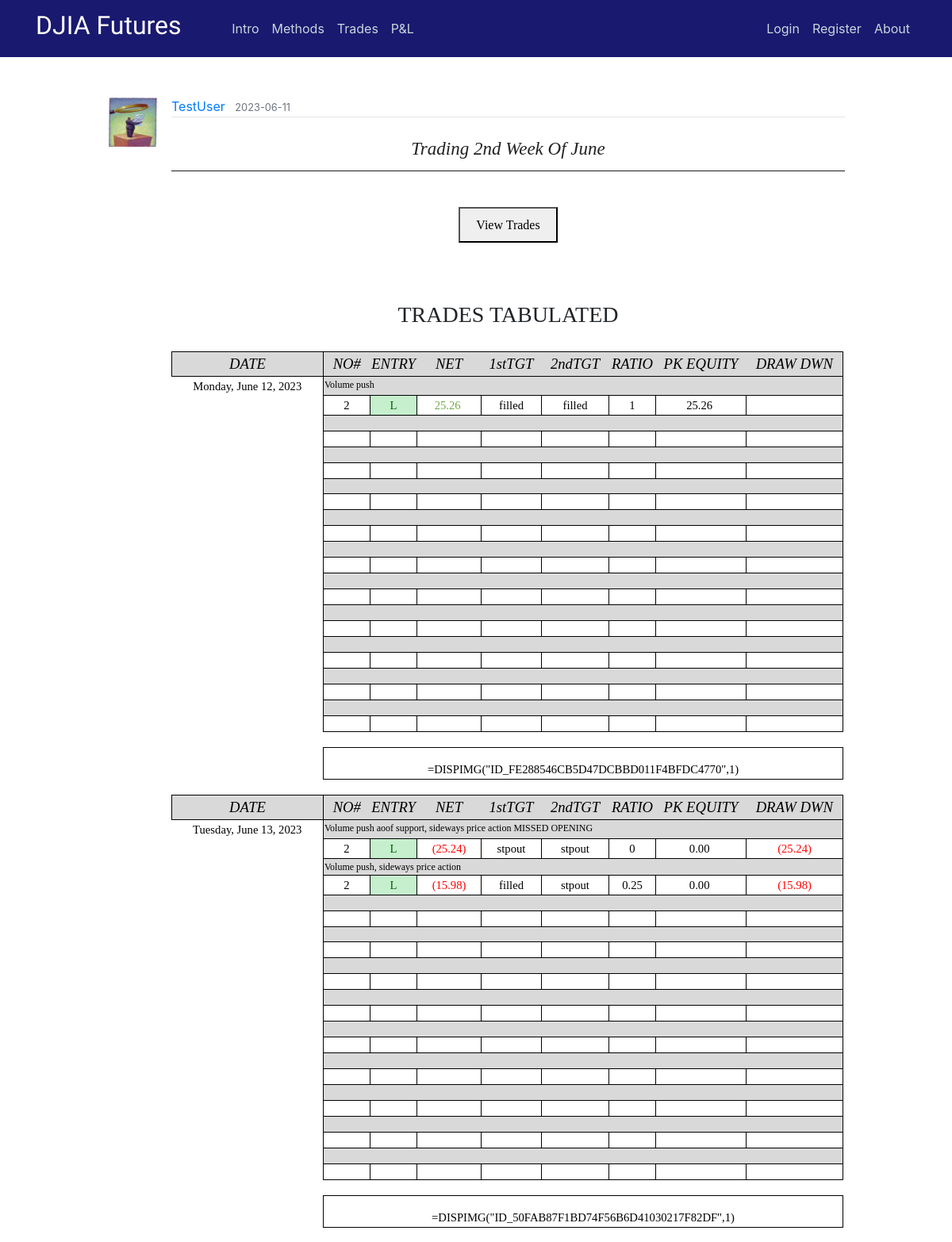
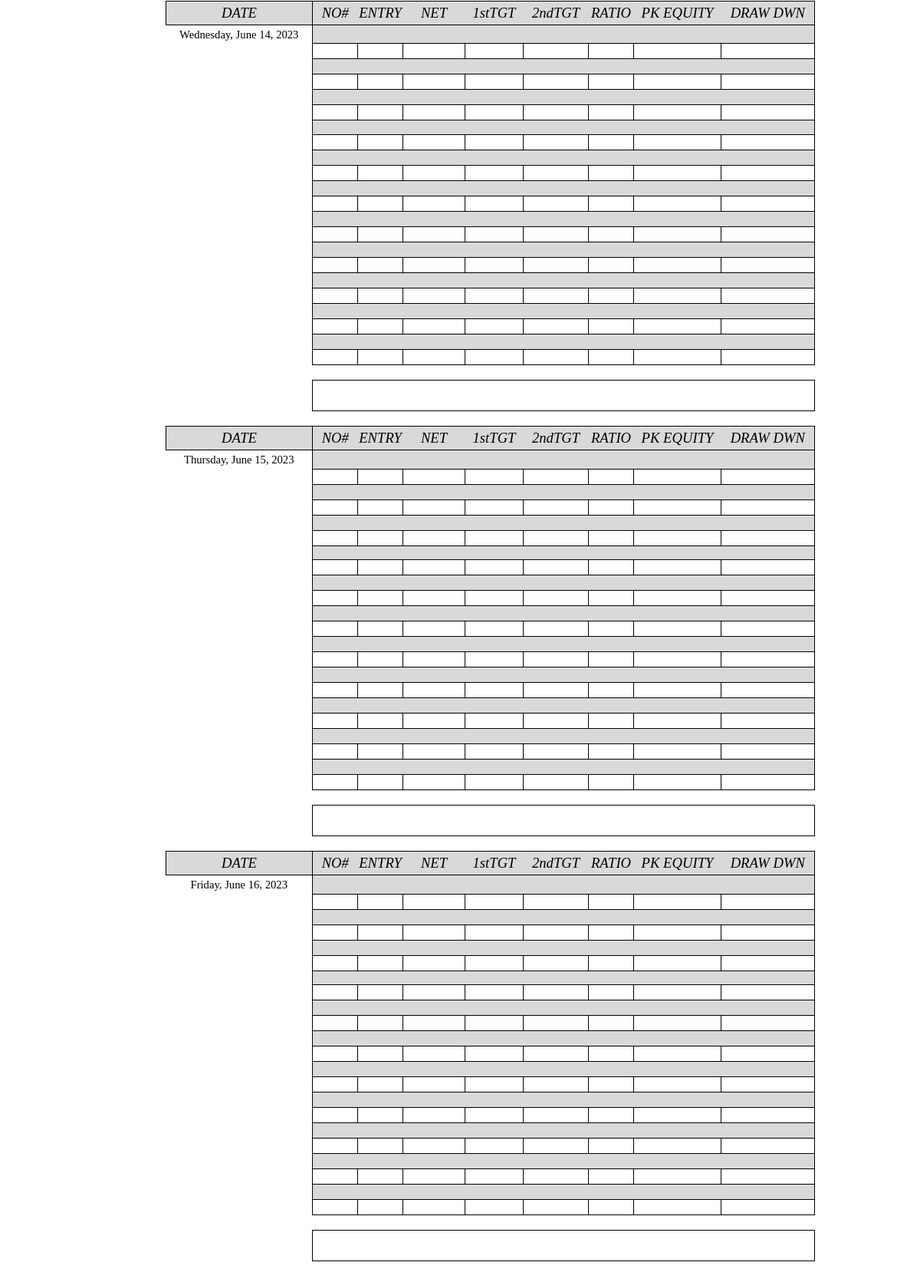
The page /post/214 on the database as committed earlier (2 pictures, top to bottom).
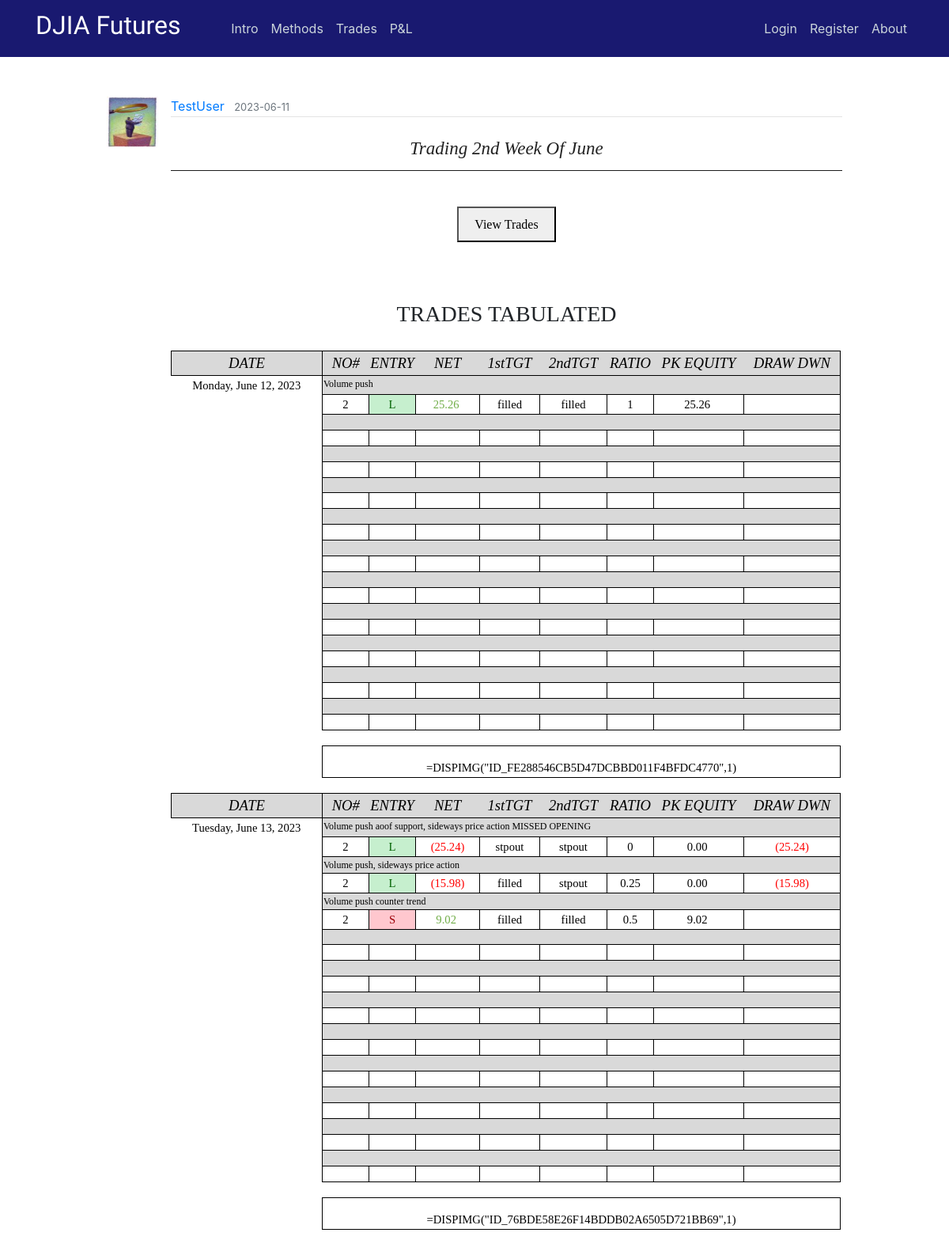
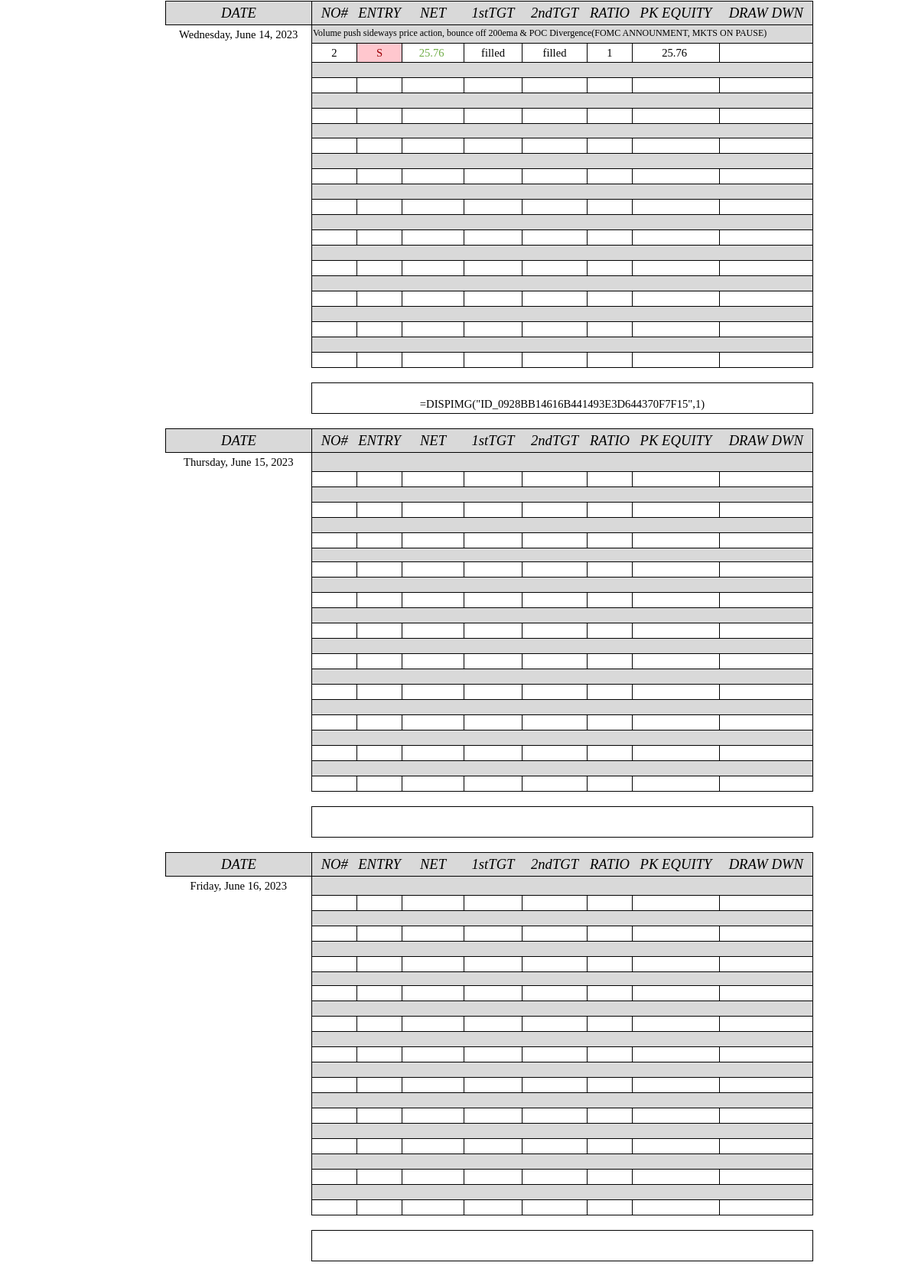
The same page on the database as committed later (2 pictures, top to bottom).
### flaskblog/models.py (models this page shows, shortened)
class User(db.Model, UserMixin):
    id = db.Column(db.Integer, primary_key=True)
    username = db.Column(db.String(20), unique=True, nullable=False)
    email = db.Column(db.String(120), unique=True, nullable=False)
    image_file = db.Column(db.String(20), nullable=False, default='default.jpg')
    password = db.Column(db.String(60), nullable=False)
    posts = db.relationship('Post', backref='author', lazy=True)

class Post(db.Model):
    id = db.Column(db.Integer, primary_key=True)
    title = db.Column(db.String(100), nullable=False)
    date_posted = db.Column(db.DateTime, nullable=False, default=datetime.utcnow)
    content = db.Column(db.Text, nullable=False)
    user_id = db.Column(db.Integer, db.ForeignKey('user.id'), nullable=False)
    teaser_title = db.Column(db.Text, nullable=True)
    teaser_details = db.Column(db.Text, nullable=True)
    teaser_caption = db.Column(db.Text, nullable=True)
    teaser_img = db.Column(db.Text, nullable=True)
    teaser_content = db.Column(db.Text, nullable=True)
    teaser_wkid = db.Column(db.Text, nullable=True)

### flaskblog/posts/routes.py (the view)
@posts.route("/post/<int:post_id>")
def post(post_id):
    post = Post.query.get_or_404(post_id)
    if len(post.teaser_wkid) != 0:
        weekly = post.teaser_wkid
    else:
        weekly = ""
    return render_template('post.html', weekly=weekly, title=post.title, post=post)

### flaskblog/templates/post.html (shortened to what this page needs)
{% extends "layout.html" %}
{% block content %}
  <article class="media content-section" style="border:none;">
    <img class="article-img" src="{{ url_for('static', filename='profile_pics/' + post.author.image_file) }}">
    <div class="media-body">
      <div class="article-metadata">
        <a class="mr-2" href="{{ url_for('users.user_posts', username=post.author.username) }}">{{ post.author.username }}</a>
        <small class="text-muted">{{ post.date_posted.strftime('%Y-%m-%d') }}</small>
      </div>
      <center><br><h3 class="hero-header">{{ post.title }}</h3><hr><br></center>
      {% if weekly |length %}
      <center><button onclick="myDetach()">View Trades</button></center>
      <br>
      <br>
      {% endif %}
      <br><H6>TRADES TABULATED</H6><br>
      {{ post.content|safe }}
  </article>
{% endblock content %}

### flaskblog/templates/layout.html (shortened to what this page needs)
<!DOCTYPE html>
<html xmlns:v="urn:schemas-microsoft-com:vml" xmlns:o="urn:schemas-microsoft-com:office:office" xmlns:x="urn:schemas-microsoft-com:office:excel" xmlns="http://www.w3.org/TR/REC-html40" >
    <head>
      <link rel="stylesheet" href="https://maxcdn.bootstrapcdn.com/bootstrap/4.0.0/css/bootstrap.min.css">
      <link rel="stylesheet" type="text/css" href="{{ url_for('static', filename='main.css') }}">
      <link rel="stylesheet" type="text/css" href="{{ url_for('static', filename='study.css') }}">
      <link rel="stylesheet" type="text/css" href="{{ url_for('static', filename='modal.css') }}">
      <link rel="Stylesheet" type="text/css" href="{{ url_for('static', filename='stylesheet.css') }}">
    </head>
    <body>
    <div class="grid">
    <header class="site-header">
          <nav class="navbar navbar-expand-md navbar-dark bg-steel fixed-top">
              <div class="container">
                <a class="navbar-brand mr-2" href="/"><h2><span style="font-family:Lobster Two">DJIA Futures &nbsp &nbsp &nbsp</span></h2></a>
                <div class="collapse navbar-collapse" id="navbarToggle">
                  <div class="navbar-nav mr-auto">
                    <a class="nav-item nav-link" href="{{ url_for('main.intro') }}">Intro</a>
                    <a class="nav-item nav-link" href="{{ url_for('main.methods') }}">Methods</a>
                    <a class="nav-item nav-link" href="{{ url_for('main.trades') }}">Trades</a>
                    <a class="nav-item nav-link" href="{{ url_for('main.pnl') }}">P&L</a>
                  </div>
                  <div class="navbar-nav">
                    {% if current_user.is_authenticated and current_user.username == "GuestUser" %}
                      <a class="nav-item nav-link" href="{{ url_for('users.login') }}">Members Login</a>
                      <a class="nav-item nav-link" href="{{ url_for('users.logout') }}">Logout</a>
                      <a class="nav-item nav-link" href="{{ url_for('main.about') }}">About</a>
                    {% else %}
                      {% if current_user.is_authenticated %}
                        <a class="nav-item nav-link" href="{{ url_for('posts.new_post') }}">New Post</a>
                        <a class="nav-item nav-link" href="{{ url_for('users.account') }}">Account</a>
                        <a class="nav-item nav-link" href="{{ url_for('users.logout') }}">Logout</a>
                        <a class="nav-item nav-link" href="{{ url_for('main.about') }}">About</a>
                      {% else %}
                        <a class="nav-item nav-link" href="{{ url_for('users.login') }}">Login</a>
                        <a class="nav-item nav-link" href="{{ url_for('users.register') }}">Register</a>
                        <a class="nav-item nav-link" href="{{ url_for('main.about') }}">About</a>
                      {% endif %}
                    {% endif %}
                  </div>
                </div>
              </div>
          </nav>
    </header>
    <main role="main" class="container-fluid site-header-border-adjust col-md-10">
      <div>
        {% block content %}{% endblock %}
      </div>
    </main>
    </body>
</html>

### flaskblog/static/main.css (style rules this page uses)
body { margin-top: 5rem; }
hr { margin-top: 1rem; margin-bottom: 1rem; border: 0; border-top: 1px solid rgba(0, 0, 0, 0.89); }
.bg-steel { background-color: midnightblue; }
.site-header .navbar-nav .nav-link { color: #cbd5db; }
.site-header-border-adjust { margin-top: 7rem; }
.content-section { background: #ffffff; padding: 10px 20px; border: 1px solid #000000; border-radius: 9px; margin-bottom: 20px; }
.article-img { height: 65px; width: 65px; margin-right: 16px; }
.article-metadata { padding-bottom: 1px; margin-bottom: 4px; border-bottom: 1px solid #e3e3e3 }

### flaskblog/static/study.css (style rules this page uses)
h3.hero-header { color: #222; text-transform: capitalize; font-weight: 400; font-style: italic; font-size: 28px; font-family: Baskerville, 'Baskerville Old Face', 'Hoefler Text', Garamond, 'Times New Roman', serif; }
h3 { font-weight: 700; line-height: 1; }
h6 { text-align: center; font-weight: 400; font-size: 24px; font-family: Baskerville, 'Baskerville Old Face', 'Hoefler Text', Garamond, 'Times New Roman', serif; line-height: 1; }
button { margin-top: 5px; margin-bottom: 5px; padding: 8px 20px 7px; font-family: Cambria, Georgia, serif; line-height: 1.6; }
@media screen and (min-width: 25rem) { h3.hero-header { font-size: 23px; } }
@media screen and (min-width: 36rem) { h6 { font-size: 26px; } }
@media screen and (min-width: 48rem) { h6 { font-size: 28px; } }

### flaskblog/static/modal.css (style rules this page uses)
img { margin-bottom: -4px; }

Rows that differ between the two databases and show on the page:
changed Post "Trading 2nd Week Of June": content "…stpout 0.25 0.00 (15.98) =DISPIMG(\"ID_50FAB87F1BD74F56B6D41030217F82DF\",1) DATE NO# ENTRY NET 1stTGT 2ndTGT RATIO PK EQUITY DRAW DWN Wednesday, June 14, 2023 DATE NO# ENTRY NET…" → "…stpout 0.25 0.00 (15.98) Volume push counter trend 2 S 9.02 filled filled 0.5 9.02 =DISPIMG(\"ID_76BDE58E26F14BDDB02A6505D721BB69\",1) DATE NO# ENTRY NET 1stTGT 2ndTGT RATIO PK EQUITY DRAW DWN Wednesday, June 14, 2023 Volume push sideways price action, bounce off 200ema & POC Divergence(FOMC ANNOUNMENT, MKTS ON PAUSE) 2 S 25.76 filled filled 1 25.76 =DISPIMG(\"ID_0928BB14616B441493E3D644370F7F15\",1) DATE NO# ENTRY NET…"
